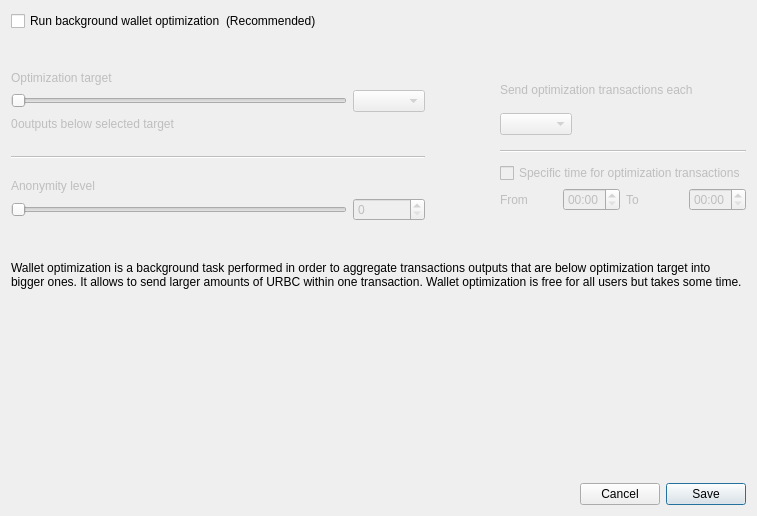
<?xml version="1.0" encoding="UTF-8"?>
<ui version="4.0">
 <class>OptimizationSettingsDialog</class>
 <widget class="QDialog" name="OptimizationSettingsDialog">
  <property name="windowModality">
   <enum>Qt::ApplicationModal</enum>
  </property>
  <property name="geometry">
   <rect>
    <x>0</x>
    <y>0</y>
    <width>757</width>
    <height>516</height>
   </rect>
  </property>
  <property name="windowTitle">
   <string>Wallet optimization settings</string>
  </property>
  <layout class="QGridLayout" name="m_gridLayout">
   <item row="0" column="0">
    <layout class="QVBoxLayout" name="verticalLayout">
     <property name="spacing">
      <number>0</number>
     </property>
     <property name="leftMargin">
      <number>0</number>
     </property>
     <property name="topMargin">
      <number>0</number>
     </property>
     <property name="rightMargin">
      <number>0</number>
     </property>
     <property name="bottomMargin">
      <number>0</number>
     </property>
     <item>
      <layout class="QHBoxLayout" name="horizontalLayout_1">
       <item>
        <widget class="QCheckBox" name="m_enableOptimizationCheck">
         <property name="text">
          <string>Run background wallet optimization</string>
         </property>
        </widget>
       </item>
       <item>
        <widget class="QLabel" name="label_8">
         <property name="text">
          <string>(Recommended)</string>
         </property>
        </widget>
       </item>
       <item>
        <spacer name="m_horizontalSpacer">
         <property name="orientation">
          <enum>Qt::Horizontal</enum>
         </property>
         <property name="sizeHint" stdset="0">
          <size>
           <width>40</width>
           <height>20</height>
          </size>
         </property>
        </spacer>
       </item>
      </layout>
     </item>
     <item>
      <spacer name="verticalSpacer_2">
       <property name="orientation">
        <enum>Qt::Vertical</enum>
       </property>
       <property name="sizeType">
        <enum>QSizePolicy::Fixed</enum>
       </property>
       <property name="sizeHint" stdset="0">
        <size>
         <width>20</width>
         <height>40</height>
        </size>
       </property>
      </spacer>
     </item>
     <item>
      <widget class="QWidget" name="m_optimizationOptionsWidget" native="true">
       <property name="enabled">
        <bool>true</bool>
       </property>
       <layout class="QHBoxLayout" name="horizontalLayout_2">
        <property name="spacing">
         <number>75</number>
        </property>
        <property name="leftMargin">
         <number>0</number>
        </property>
        <property name="topMargin">
         <number>0</number>
        </property>
        <property name="rightMargin">
         <number>0</number>
        </property>
        <property name="bottomMargin">
         <number>0</number>
        </property>
        <item alignment="Qt::AlignTop">
         <widget class="QWidget" name="widget1" native="true">
          <property name="enabled">
           <bool>false</bool>
          </property>
          <layout class="QGridLayout" name="gridLayout" columnstretch="50,0,0,0">
           <property name="leftMargin">
            <number>0</number>
           </property>
           <property name="topMargin">
            <number>0</number>
           </property>
           <property name="rightMargin">
            <number>0</number>
           </property>
           <property name="bottomMargin">
            <number>0</number>
           </property>
           <property name="verticalSpacing">
            <number>5</number>
           </property>
           <item row="0" column="0" colspan="4">
            <widget class="QLabel" name="label_5">
             <property name="text">
              <string>Optimization target</string>
             </property>
             <property name="indent">
              <number>0</number>
             </property>
            </widget>
           </item>
           <item row="4" column="0" colspan="4">
            <spacer name="verticalSpacer_3">
             <property name="orientation">
              <enum>Qt::Vertical</enum>
             </property>
             <property name="sizeType">
              <enum>QSizePolicy::Fixed</enum>
             </property>
             <property name="sizeHint" stdset="0">
              <size>
               <width>20</width>
               <height>20</height>
              </size>
             </property>
            </spacer>
           </item>
           <item row="1" column="0" colspan="3">
            <widget class="QSlider" name="m_thresholdSlider">
             <property name="maximum">
              <number>6</number>
             </property>
             <property name="pageStep">
              <number>1</number>
             </property>
             <property name="orientation">
              <enum>Qt::Horizontal</enum>
             </property>
            </widget>
           </item>
           <item row="1" column="3">
            <widget class="QComboBox" name="m_thresholdCombo"/>
           </item>
           <item row="5" column="0" colspan="4">
            <widget class="Line" name="line">
             <property name="orientation">
              <enum>Qt::Horizontal</enum>
             </property>
            </widget>
           </item>
           <item row="6" column="0" colspan="4">
            <spacer name="verticalSpacer_4">
             <property name="orientation">
              <enum>Qt::Vertical</enum>
             </property>
             <property name="sizeType">
              <enum>QSizePolicy::Fixed</enum>
             </property>
             <property name="sizeHint" stdset="0">
              <size>
               <width>20</width>
               <height>15</height>
              </size>
             </property>
            </spacer>
           </item>
           <item row="8" column="3">
            <widget class="QSpinBox" name="m_mixinSpin">
             <property name="buttonSymbols">
              <enum>QAbstractSpinBox::UpDownArrows</enum>
             </property>
            </widget>
           </item>
           <item row="7" column="0" colspan="4">
            <widget class="QLabel" name="label_7">
             <property name="text">
              <string>Anonymity level</string>
             </property>
             <property name="indent">
              <number>0</number>
             </property>
            </widget>
           </item>
           <item row="8" column="0" colspan="3">
            <widget class="QSlider" name="m_mixinSlider">
             <property name="pageStep">
              <number>1</number>
             </property>
             <property name="orientation">
              <enum>Qt::Horizontal</enum>
             </property>
            </widget>
           </item>
           <item row="2" column="0" colspan="4">
            <spacer name="verticalSpacer_12">
             <property name="orientation">
              <enum>Qt::Vertical</enum>
             </property>
             <property name="sizeType">
              <enum>QSizePolicy::Fixed</enum>
             </property>
             <property name="sizeHint" stdset="0">
              <size>
               <width>20</width>
               <height>0</height>
              </size>
             </property>
            </spacer>
           </item>
           <item row="3" column="0" colspan="4">
            <layout class="QHBoxLayout" name="horizontalLayout_3" stretch="0,1">
             <item>
              <widget class="QLabel" name="m_nonOptimizedOutputsLabel">
               <property name="text">
                <string>0</string>
               </property>
              </widget>
             </item>
             <item>
              <widget class="QLabel" name="m_nonOptimizedOutputsTextLabel">
               <property name="text">
                <string>outputs below selected target</string>
               </property>
              </widget>
             </item>
            </layout>
           </item>
          </layout>
         </widget>
        </item>
        <item>
         <layout class="QVBoxLayout" name="verticalLayout_3">
          <property name="spacing">
           <number>10</number>
          </property>
          <property name="rightMargin">
           <number>0</number>
          </property>
          <property name="bottomMargin">
           <number>0</number>
          </property>
          <item>
           <widget class="QWidget" name="widget2" native="true">
            <property name="enabled">
             <bool>false</bool>
            </property>
            <layout class="QGridLayout" name="gridLayout_2" columnstretch="0,0,0,0">
             <property name="leftMargin">
              <number>0</number>
             </property>
             <property name="topMargin">
              <number>0</number>
             </property>
             <property name="rightMargin">
              <number>0</number>
             </property>
             <property name="bottomMargin">
              <number>0</number>
             </property>
             <property name="verticalSpacing">
              <number>5</number>
             </property>
             <item row="8" column="0">
              <widget class="QLabel" name="label_2">
               <property name="text">
                <string>From</string>
               </property>
              </widget>
             </item>
             <item row="2" column="0" colspan="2" alignment="Qt::AlignLeft">
              <widget class="QComboBox" name="m_periodCombo"/>
             </item>
             <item row="8" column="1">
              <widget class="QTimeEdit" name="m_startTimeEdit">
               <property name="enabled">
                <bool>false</bool>
               </property>
               <property name="displayFormat">
                <string>HH:mm</string>
               </property>
              </widget>
             </item>
             <item row="8" column="2">
              <widget class="QLabel" name="label_3">
               <property name="text">
                <string>To</string>
               </property>
              </widget>
             </item>
             <item row="1" column="0" colspan="4">
              <spacer name="verticalSpacer_5">
               <property name="orientation">
                <enum>Qt::Vertical</enum>
               </property>
               <property name="sizeType">
                <enum>QSizePolicy::Fixed</enum>
               </property>
               <property name="sizeHint" stdset="0">
                <size>
                 <width>20</width>
                 <height>0</height>
                </size>
               </property>
              </spacer>
             </item>
             <item row="0" column="0" colspan="4">
              <widget class="QLabel" name="label_4">
               <property name="text">
                <string>Send optimization transactions each</string>
               </property>
               <property name="indent">
                <number>0</number>
               </property>
              </widget>
             </item>
             <item row="7" column="0" colspan="4">
              <spacer name="verticalSpacer_8">
               <property name="orientation">
                <enum>Qt::Vertical</enum>
               </property>
               <property name="sizeType">
                <enum>QSizePolicy::Fixed</enum>
               </property>
               <property name="sizeHint" stdset="0">
                <size>
                 <width>20</width>
                 <height>0</height>
                </size>
               </property>
              </spacer>
             </item>
             <item row="8" column="3">
              <widget class="QTimeEdit" name="m_stopTimeEdit">
               <property name="enabled">
                <bool>false</bool>
               </property>
               <property name="displayFormat">
                <string>HH:mm</string>
               </property>
              </widget>
             </item>
             <item row="4" column="0" colspan="4">
              <widget class="Line" name="line_2">
               <property name="orientation">
                <enum>Qt::Horizontal</enum>
               </property>
              </widget>
             </item>
             <item row="3" column="0" colspan="4">
              <spacer name="verticalSpacer_6">
               <property name="orientation">
                <enum>Qt::Vertical</enum>
               </property>
               <property name="sizeType">
                <enum>QSizePolicy::Fixed</enum>
               </property>
               <property name="sizeHint" stdset="0">
                <size>
                 <width>20</width>
                 <height>10</height>
                </size>
               </property>
              </spacer>
             </item>
             <item row="6" column="0" colspan="4">
              <widget class="QCheckBox" name="m_optimizationTimeCheck">
               <property name="text">
                <string>Specific time for optimization transactions</string>
               </property>
              </widget>
             </item>
             <item row="9" column="0" colspan="4">
              <spacer name="verticalSpacer_10">
               <property name="orientation">
                <enum>Qt::Vertical</enum>
               </property>
               <property name="sizeType">
                <enum>QSizePolicy::Fixed</enum>
               </property>
               <property name="sizeHint" stdset="0">
                <size>
                 <width>20</width>
                 <height>10</height>
                </size>
               </property>
              </spacer>
             </item>
             <item row="5" column="0" colspan="4">
              <spacer name="verticalSpacer_7">
               <property name="orientation">
                <enum>Qt::Vertical</enum>
               </property>
               <property name="sizeType">
                <enum>QSizePolicy::Fixed</enum>
               </property>
               <property name="sizeHint" stdset="0">
                <size>
                 <width>20</width>
                 <height>5</height>
                </size>
               </property>
              </spacer>
             </item>
            </layout>
           </widget>
          </item>
         </layout>
        </item>
       </layout>
      </widget>
     </item>
     <item>
      <spacer name="verticalSpacer_11">
       <property name="orientation">
        <enum>Qt::Vertical</enum>
       </property>
       <property name="sizeType">
        <enum>QSizePolicy::Fixed</enum>
       </property>
       <property name="sizeHint" stdset="0">
        <size>
         <width>20</width>
         <height>40</height>
        </size>
       </property>
      </spacer>
     </item>
     <item>
      <widget class="QLabel" name="m_helpLabel">
       <property name="text">
        <string>Wallet optimization is a background task performed in order to aggregate transactions outputs that are below optimization target into bigger ones. It allows to send larger amounts of URBC within one transaction. Wallet optimization is free for all users but takes some time.</string>
       </property>
       <property name="wordWrap">
        <bool>true</bool>
       </property>
      </widget>
     </item>
     <item>
      <spacer name="verticalSpacer">
       <property name="orientation">
        <enum>Qt::Vertical</enum>
       </property>
       <property name="sizeHint" stdset="0">
        <size>
         <width>20</width>
         <height>40</height>
        </size>
       </property>
      </spacer>
     </item>
    </layout>
   </item>
   <item row="1" column="0">
    <layout class="QHBoxLayout" name="horizontalLayout_4">
     <item>
      <spacer name="horizontalSpacer">
       <property name="orientation">
        <enum>Qt::Horizontal</enum>
       </property>
       <property name="sizeHint" stdset="0">
        <size>
         <width>40</width>
         <height>20</height>
        </size>
       </property>
      </spacer>
     </item>
     <item>
      <widget class="QPushButton" name="optimizationCancelButton">
       <property name="text">
        <string>Cancel</string>
       </property>
      </widget>
     </item>
     <item>
      <widget class="QPushButton" name="optimizationSaveButton">
       <property name="text">
        <string>Save</string>
       </property>
       <property name="default">
        <bool>true</bool>
       </property>
      </widget>
     </item>
    </layout>
   </item>
  </layout>
 </widget>
 <resources/>
 <connections>
  <connection>
   <sender>optimizationCancelButton</sender>
   <signal>clicked()</signal>
   <receiver>OptimizationSettingsDialog</receiver>
   <slot>reject()</slot>
   <hints>
    <hint type="sourcelabel">
     <x>549</x>
     <y>259</y>
    </hint>
    <hint type="destinationlabel">
     <x>338</x>
     <y>140</y>
    </hint>
   </hints>
  </connection>
  <connection>
   <sender>optimizationSaveButton</sender>
   <signal>clicked()</signal>
   <receiver>OptimizationSettingsDialog</receiver>
   <slot>save()</slot>
   <hints>
    <hint type="sourcelabel">
     <x>630</x>
     <y>259</y>
    </hint>
    <hint type="destinationlabel">
     <x>338</x>
     <y>140</y>
    </hint>
   </hints>
  </connection>
  <connection>
   <sender>m_enableOptimizationCheck</sender>
   <signal>toggled(bool)</signal>
   <receiver>widget1</receiver>
   <slot>setEnabled(bool)</slot>
   <hints>
    <hint type="sourcelabel">
     <x>147</x>
     <y>47</y>
    </hint>
    <hint type="destinationlabel">
     <x>176</x>
     <y>204</y>
    </hint>
   </hints>
  </connection>
  <connection>
   <sender>m_optimizationTimeCheck</sender>
   <signal>toggled(bool)</signal>
   <receiver>m_startTimeEdit</receiver>
   <slot>setEnabled(bool)</slot>
   <hints>
    <hint type="sourcelabel">
     <x>543</x>
     <y>179</y>
    </hint>
    <hint type="destinationlabel">
     <x>501</x>
     <y>207</y>
    </hint>
   </hints>
  </connection>
  <connection>
   <sender>m_optimizationTimeCheck</sender>
   <signal>toggled(bool)</signal>
   <receiver>m_stopTimeEdit</receiver>
   <slot>setEnabled(bool)</slot>
   <hints>
    <hint type="sourcelabel">
     <x>543</x>
     <y>179</y>
    </hint>
    <hint type="destinationlabel">
     <x>643</x>
     <y>207</y>
    </hint>
   </hints>
  </connection>
  <connection>
   <sender>m_enableOptimizationCheck</sender>
   <signal>toggled(bool)</signal>
   <receiver>widget2</receiver>
   <slot>setEnabled(bool)</slot>
   <hints>
    <hint type="sourcelabel">
     <x>158</x>
     <y>48</y>
    </hint>
    <hint type="destinationlabel">
     <x>556</x>
     <y>197</y>
    </hint>
   </hints>
  </connection>
  <connection>
   <sender>m_thresholdSlider</sender>
   <signal>valueChanged(int)</signal>
   <receiver>OptimizationSettingsDialog</receiver>
   <slot>thresholdChanged(int)</slot>
   <hints>
    <hint type="sourcelabel">
     <x>116</x>
     <y>139</y>
    </hint>
    <hint type="destinationlabel">
     <x>355</x>
     <y>194</y>
    </hint>
   </hints>
  </connection>
  <connection>
   <sender>m_mixinSlider</sender>
   <signal>valueChanged(int)</signal>
   <receiver>OptimizationSettingsDialog</receiver>
   <slot>mixinChanged(int)</slot>
   <hints>
    <hint type="sourcelabel">
     <x>116</x>
     <y>240</y>
    </hint>
    <hint type="destinationlabel">
     <x>367</x>
     <y>236</y>
    </hint>
   </hints>
  </connection>
 </connections>
 <slots>
  <slot>thresholdChanged(int)</slot>
  <slot>mixinChanged(int)</slot>
  <slot>save()</slot>
 </slots>
</ui>
